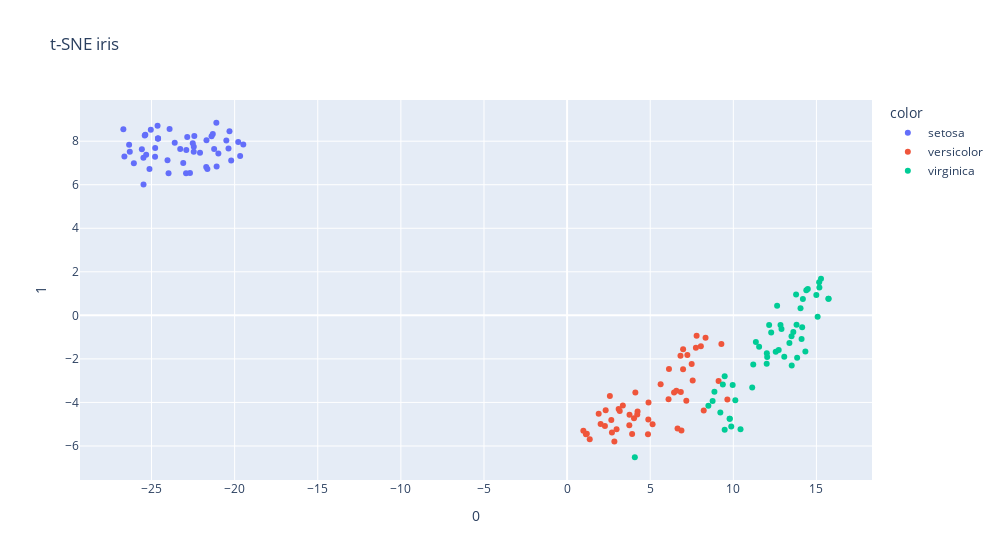

Notebook code for this chart:
### Code cell
features = df.iloc[:,:-2]

tsne = TSNE(n_components=2, random_state=667)
projections = tsne.fit_transform(features)

fig = px.scatter(
    projections, x=0, y=1,
    color=df.species,width=1000,title='t-SNE iris')
fig.show()
